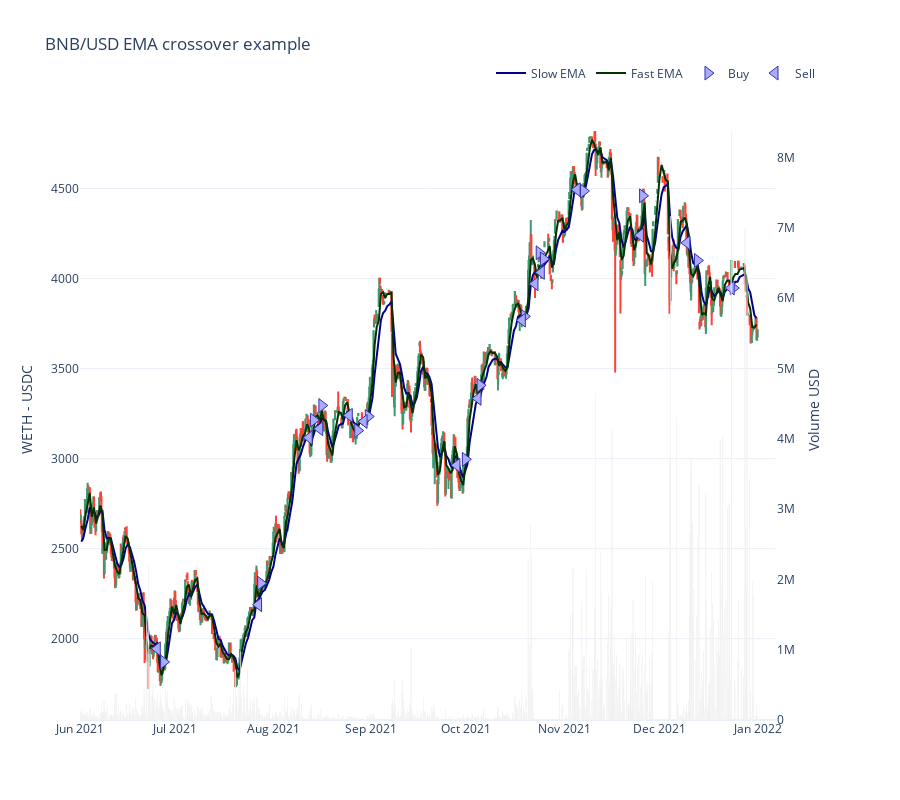

The notebook cell this image was saved under:
### Code cell
from tradeexecutor.visual.single_pair import visualise_single_pair

figure = visualise_single_pair(
    state,
    universe.universe.candles,
    start_at=start_at,
    end_at=end_at)

figure.show()

### Figure 1 — Plotly figure (JSON) as saved in the notebook; plotly's stock layout.template omitted (floating-point values rounded to 4 significant figures; data arrays with more than 128 entries replaced by an {"elided": "..."} marker saying what was removed)
{"data": [{"marker": {"color": "rgba(128,128,128,0.5)"}, "showlegend": false, "type": "bar", "x": {"elided": "1073 str values"}, "xaxis": "x", "y": {"elided": "1073 float values"}, "yaxis": "y2"}, {"close": {"elided": "1073 float values"}, "high": {"elided": "1073 float values"}, "hoverinfo": "text", "low": {"elided": "1073 float values"}, "open": {"elided": "1073 float values"}, "showlegend": false, "text": {"elided": "1073 str values"}, "type": "candlestick", "x": {"elided": "1073 str values"}, "xaxis": "x", "yaxis": "y"}, {"line": {"color": "darkblue", "shape": "linear"}, "mode": "lines", "name": "Slow EMA", "type": "scatter", "x": {"elided": "321 str values"}, "y": {"elided": "321 float values"}}, {"line": {"color": "#003300", "shape": "linear"}, "mode": "lines", "name": "Fast EMA", "type": "scatter", "x": {"elided": "321 str values"}, "y": {"elided": "321 float values"}}, {"hoverinfo": "text", "marker": {"color": "#aaaaff", "line": {"color": "#3333aa", "width": 1}, "size": 12, "symbol": "triangle-right"}, "mode": "markers", "name": "Buy", "text": ["Buy WETH<br><br>Executed at: 2021-12-24 08:00:00<br>Value: 1003.1385 USD<br>Quantity: 0.251591 WETH<br><br>Mid-price: 3947.7008 WETH / USD<br>Executed at price: 3987.1778 WETH / USD<br>Estimated execution price: 3987.1778 WETH / USD<br><br>Fees paid: 10.0314 USD<br>Fees planned: 10.0314 USD<br>Fees: 0.0099 %", "Buy WETH<br><br>Executed at: 2021-06-27 08:00:00<br>Value: 972.8414 USD<br>Quantity: 0.515017 WETH<br><br>Mid-price: 1870.2473 WETH / USD<br>Executed at price: 1888.9498 WETH / USD<br>Estimated execution price: 1888.9498 WETH / USD<br><br>Fees paid: 9.7284 USD<br>Fees planned: 9.7284 USD<br>Fees: 0.0099 %", "Buy WETH<br><br>Executed at: 2021-07-28 00:00:00<br>Value: 987.1356 USD<br>Quantity: 0.423518 WETH<br><br>Mid-price: 2307.7203 WETH / USD<br>Executed at price: 2330.7975 WETH / USD<br>Estimated execution price: 2330.7975 WETH / USD<br><br>Fees paid: 9.8714 USD<br>Fees planned: 9.8714 USD<br>Fees: 0.0099 %", "Buy WETH<br><br>Executed at: 2021-08-13 16:00:00<br>Value: 1019.0831 USD<br>Quantity: 0.313960 WETH<br><br>Mid-price: 3213.7665 WETH / USD<br>Executed at price: 3245.9042 WETH / USD<br>Estimated execution price: 3245.9042 WETH / USD<br><br>Fees paid: 10.1908 USD<br>Fees planned: 10.1908 USD<br>Fees: 0.0099 %", "Buy WETH<br><br>Executed at: 2021-08-16 08:00:00<br>Value: 1015.5682 USD<br>Quantity: 0.305183 WETH<br><br>Mid-price: 3294.7898 WETH / USD<br>Executed at price: 3327.7377 WETH / USD<br>Estimated execution price: 3327.7377 WETH / USD<br><br>Fees paid: 10.1557 USD<br>Fees planned: 10.1557 USD<br>Fees: 0.0099 %", "Buy WETH<br><br>Executed at: 2021-08-27 16:00:00<br>Value: 1011.9087 USD<br>Quantity: 0.317507 WETH<br><br>Mid-price: 3155.4923 WETH / USD<br>Executed at price: 3187.0472 WETH / USD<br>Estimated execution price: 3187.0472 WETH / USD<br><br>Fees paid: 10.1191 USD<br>Fees planned: 10.1191 USD<br>Fees: 0.0099 %", "Buy WETH<br><br>Executed at: 2021-08-31 00:00:00<br>Value: 1011.4945 USD<br>Quantity: 0.309696 WETH<br><br>Mid-price: 3233.7527 WETH / USD<br>Executed at price: 3266.0903 WETH / USD<br>Estimated execution price: 3266.0903 WETH / USD<br><br>Fees paid: 10.1149 USD<br>Fees planned: 10.1149 USD<br>Fees: 0.0099 %", "Buy WETH<br><br>Executed at: 2021-09-30 16:00:00<br>Value: 1001.1853 USD<br>Quantity: 0.330876 WETH<br><br>Mid-price: 2995.9073 WETH / USD<br>Executed at price: 3025.8664 WETH / USD<br>Estimated execution price: 3025.8664 WETH / USD<br><br>Fees paid: 10.0119 USD<br>Fees planned: 10.0119 USD<br>Fees: 0.0099 %", "Buy WETH<br><br>Executed at: 2021-10-05 08:00:00<br>Value: 1010.2851 USD<br>Quantity: 0.293594 WETH<br><br>Mid-price: 3407.0291 WETH / USD<br>Executed at price: 3441.0994 WETH / USD<br>Estimated execution price: 3441.0994 WETH / USD<br><br>Fees paid: 10.1029 USD<br>Fees planned: 10.1029 USD<br>Fees: 0.0099 %", "Buy WETH<br><br>Executed at: 2021-10-19 08:00:00<br>Value: 1018.7974 USD<br>Quantity: 0.266159 WETH<br><br>Mid-price: 3789.8838 WETH / USD<br>Executed at price: 3827.7827 WETH / USD<br>Estimated execution price: 3827.7827 WETH / USD<br><br>Fees paid: 10.1880 USD<br>Fees planned: 10.1880 USD<br>Fees: 0.0099 %", "Buy WETH<br><br>Executed at: 2021-10-24 00:00:00<br>Value: 1021.5434 USD<br>Quantity: 0.244103 WETH<br><br>Mid-price: 4143.4588 WETH / USD<br>Executed at price: 4184.8934 WETH / USD<br>Estimated execution price: 4184.8934 WETH / USD<br><br>Fees paid: 10.2154 USD<br>Fees planned: 10.2154 USD<br>Fees: 0.0099 %", "Buy WETH<br><br>Executed at: 2021-10-25 08:00:00<br>Value: 1016.8826 USD<br>Quantity: 0.245038 WETH<br><br>Mid-price: 4108.8013 WETH / USD<br>Executed at price: 4149.8893 WETH / USD<br>Estimated execution price: 4149.8893 WETH / USD<br><br>Fees paid: 10.1688 USD<br>Fees planned: 10.1688 USD<br>Fees: 0.0099 %", "Buy WETH<br><br>Executed at: 2021-11-07 00:00:00<br>Value: 1024.2007 USD<br>Quantity: 0.226035 WETH<br><br>Mid-price: 4486.2938 WETH / USD<br>Executed at price: 4531.1568 WETH / USD<br>Estimated execution price: 4531.1568 WETH / USD<br><br>Fees paid: 10.2420 USD<br>Fees planned: 10.2420 USD<br>Fees: 0.0099 %", "Buy WETH<br><br>Executed at: 2021-11-25 16:00:00<br>Value: 1016.6770 USD<br>Quantity: 0.225702 WETH<br><br>Mid-price: 4459.9039 WETH / USD<br>Executed at price: 4504.5030 WETH / USD<br>Estimated execution price: 4504.5030 WETH / USD<br><br>Fees paid: 10.1668 USD<br>Fees planned: 10.1668 USD<br>Fees: 0.0099 %", "Buy WETH<br><br>Executed at: 2021-12-13 00:00:00<br>Value: 1008.8231 USD<br>Quantity: 0.243583 WETH<br><br>Mid-price: 4100.5923 WETH / USD<br>Executed at price: 4141.5982 WETH / USD<br>Estimated execution price: 4141.5982 WETH / USD<br><br>Fees paid: 10.0882 USD<br>Fees planned: 10.0882 USD<br>Fees: 0.0099 %"], "type": "scatter", "x": ["2021-12-24T08:00:00", "2021-06-27T08:00:00", "2021-07-28T00:00:00", "2021-08-13T16:00:00", "2021-08-16T08:00:00", "2021-08-27T16:00:00", "2021-08-31T00:00:00", "2021-09-30T16:00:00", "2021-10-05T08:00:00", "2021-10-19T08:00:00", "2021-10-24T00:00:00", "2021-10-25T08:00:00", "2021-11-07T00:00:00", "2021-11-25T16:00:00", "2021-12-13T00:00:00"], "xaxis": "x", "y": [3948.0, 1870.0, 2308.0, 3214.0, 3295.0, 3155.0, 3234.0, 2996.0, 3407.0, 3790.0, 4143.0, 4109.0, 4486.0, 4460.0, 4101.0], "yaxis": "y"}, {"hoverinfo": "text", "marker": {"color": "#aaaaff", "line": {"color": "#3333aa", "width": 1}, "size": 12, "symbol": "triangle-left"}, "mode": "markers", "name": "Sell", "text": ["Sell WETH<br><br>Executed at: 2021-06-25 08:00:00<br>Value: 728.4139 USD<br>Quantity: 0.378551 WETH<br><br>Mid-price: 1943.6522 WETH / USD<br>Executed at price: 1924.2156 WETH / USD<br>Estimated execution price: 1924.2156 WETH / USD<br><br>Fees paid: 7.3577 USD<br>Fees planned: 7.3577 USD<br>Fees: 0.0101 %", "Sell WETH<br><br>Executed at: 2021-07-27 08:00:00<br>Value: 1115.7840 USD<br>Quantity: 0.515017 WETH<br><br>Mid-price: 2188.3828 WETH / USD<br>Executed at price: 2166.4990 WETH / USD<br>Estimated execution price: 2166.4990 WETH / USD<br><br>Fees paid: 11.2705 USD<br>Fees planned: 11.2705 USD<br>Fees: 0.0101 %", "Sell WETH<br><br>Executed at: 2021-08-12 08:00:00<br>Value: 1306.6107 USD<br>Quantity: 0.423518 WETH<br><br>Mid-price: 3116.2961 WETH / USD<br>Executed at price: 3085.1331 WETH / USD<br>Estimated execution price: 3085.1331 WETH / USD<br><br>Fees paid: 13.1981 USD<br>Fees planned: 13.1981 USD<br>Fees: 0.0101 %", "Sell WETH<br><br>Executed at: 2021-08-15 16:00:00<br>Value: 983.9339 USD<br>Quantity: 0.313960 WETH<br><br>Mid-price: 3165.6056 WETH / USD<br>Executed at price: 3133.9495 WETH / USD<br>Estimated execution price: 3133.9495 WETH / USD<br><br>Fees paid: 9.9387 USD<br>Fees planned: 9.9387 USD<br>Fees: 0.0101 %", "Sell WETH<br><br>Executed at: 2021-08-25 00:00:00<br>Value: 978.9727 USD<br>Quantity: 0.305183 WETH<br><br>Mid-price: 3240.2264 WETH / USD<br>Executed at price: 3207.8241 WETH / USD<br>Estimated execution price: 3207.8241 WETH / USD<br><br>Fees paid: 9.8886 USD<br>Fees planned: 9.8886 USD<br>Fees: 0.0101 %", "Sell WETH<br><br>Executed at: 2021-08-29 16:00:00<br>Value: 1007.7669 USD<br>Quantity: 0.317507 WETH<br><br>Mid-price: 3206.0631 WETH / USD<br>Executed at price: 3174.0025 WETH / USD<br>Estimated execution price: 3174.0025 WETH / USD<br><br>Fees paid: 10.1795 USD<br>Fees planned: 10.1795 USD<br>Fees: 0.0101 %", "Sell WETH<br><br>Executed at: 2021-09-28 00:00:00<br>Value: 908.4028 USD<br>Quantity: 0.309696 WETH<br><br>Mid-price: 2962.8382 WETH / USD<br>Executed at price: 2933.2099 WETH / USD<br>Estimated execution price: 2933.2099 WETH / USD<br><br>Fees paid: 9.1758 USD<br>Fees planned: 9.1758 USD<br>Fees: 0.0101 %", "Sell WETH<br><br>Executed at: 2021-10-04 16:00:00<br>Value: 1092.1832 USD<br>Quantity: 0.330876 WETH<br><br>Mid-price: 3334.2300 WETH / USD<br>Executed at price: 3300.8877 WETH / USD<br>Estimated execution price: 3300.8877 WETH / USD<br><br>Fees paid: 11.0322 USD<br>Fees planned: 11.0322 USD<br>Fees: 0.0101 %", "Sell WETH<br><br>Executed at: 2021-10-18 16:00:00<br>Value: 1095.4080 USD<br>Quantity: 0.293594 WETH<br><br>Mid-price: 3768.7209 WETH / USD<br>Executed at price: 3731.0336 WETH / USD<br>Estimated execution price: 3731.0336 WETH / USD<br><br>Fees paid: 11.0647 USD<br>Fees planned: 11.0647 USD<br>Fees: 0.0101 %", "Sell WETH<br><br>Executed at: 2021-10-22 16:00:00<br>Value: 1046.2579 USD<br>Quantity: 0.266159 WETH<br><br>Mid-price: 3970.6628 WETH / USD<br>Executed at price: 3930.9562 WETH / USD<br>Estimated execution price: 3930.9562 WETH / USD<br><br>Fees paid: 10.5683 USD<br>Fees planned: 10.5683 USD<br>Fees: 0.0101 %", "Sell WETH<br><br>Executed at: 2021-10-24 16:00:00<br>Value: 974.9348 USD<br>Quantity: 0.244103 WETH<br><br>Mid-price: 4034.2977 WETH / USD<br>Executed at price: 3993.9548 WETH / USD<br>Estimated execution price: 3993.9548 WETH / USD<br><br>Fees paid: 9.8478 USD<br>Fees planned: 9.8478 USD<br>Fees: 0.0101 %", "Sell WETH<br><br>Executed at: 2021-11-05 00:00:00<br>Value: 1090.0641 USD<br>Quantity: 0.245038 WETH<br><br>Mid-price: 4493.4773 WETH / USD<br>Executed at price: 4448.5425 WETH / USD<br>Estimated execution price: 4448.5425 WETH / USD<br><br>Fees paid: 11.0107 USD<br>Fees planned: 11.0107 USD<br>Fees: 0.0101 %", "Sell WETH<br><br>Executed at: 2021-11-25 00:00:00<br>Value: 948.9631 USD<br>Quantity: 0.226035 WETH<br><br>Mid-price: 4240.7059 WETH / USD<br>Executed at price: 4198.2989 WETH / USD<br>Estimated execution price: 4198.2989 WETH / USD<br><br>Fees paid: 9.5855 USD<br>Fees planned: 9.5855 USD<br>Fees: 0.0101 %", "Sell WETH<br><br>Executed at: 2021-12-09 16:00:00<br>Value: 938.1380 USD<br>Quantity: 0.225702 WETH<br><br>Mid-price: 4198.5123 WETH / USD<br>Executed at price: 4156.5272 WETH / USD<br>Estimated execution price: 4156.5272 WETH / USD<br><br>Fees paid: 9.4761 USD<br>Fees planned: 9.4761 USD<br>Fees: 0.0101 %", "Sell WETH<br><br>Executed at: 2021-12-23 16:00:00<br>Value: 951.9770 USD<br>Quantity: 0.243583 WETH<br><br>Mid-price: 3947.7008 WETH / USD<br>Executed at price: 3908.2238 WETH / USD<br>Estimated execution price: 3908.2238 WETH / USD<br><br>Fees paid: 9.6159 USD<br>Fees planned: 9.6159 USD<br>Fees: 0.0101 %"], "type": "scatter", "x": ["2021-06-25T08:00:00", "2021-07-27T08:00:00", "2021-08-12T08:00:00", "2021-08-15T16:00:00", "2021-08-25T00:00:00", "2021-08-29T16:00:00", "2021-09-28T00:00:00", "2021-10-04T16:00:00", "2021-10-18T16:00:00", "2021-10-22T16:00:00", "2021-10-24T16:00:00", "2021-11-05T00:00:00", "2021-11-25T00:00:00", "2021-12-09T16:00:00", "2021-12-23T16:00:00"], "xaxis": "x", "y": [1944.0, 2188.0, 3116.0, 3166.0, 3240.0, 3206.0, 2963.0, 3334.0, 3769.0, 3971.0, 4034.0, 4493.0, 4241.0, 4199.0, 3948.0], "yaxis": "y"}], "layout": {"height": 800, "legend": {"orientation": "h", "x": 1, "xanchor": "right", "y": 1.02, "yanchor": "bottom"}, "title": {"text": "BNB/USD EMA crossover example"}, "xaxis": {"anchor": "y", "domain": [0, 0.94], "rangeslider": {"visible": false}}, "yaxis": {"anchor": "x", "domain": [0, 1], "showgrid": true, "title": {"text": "WETH - USDC"}}, "yaxis2": {"anchor": "x", "overlaying": "y", "showgrid": false, "side": "right", "title": {"text": "Volume USD"}}}}
